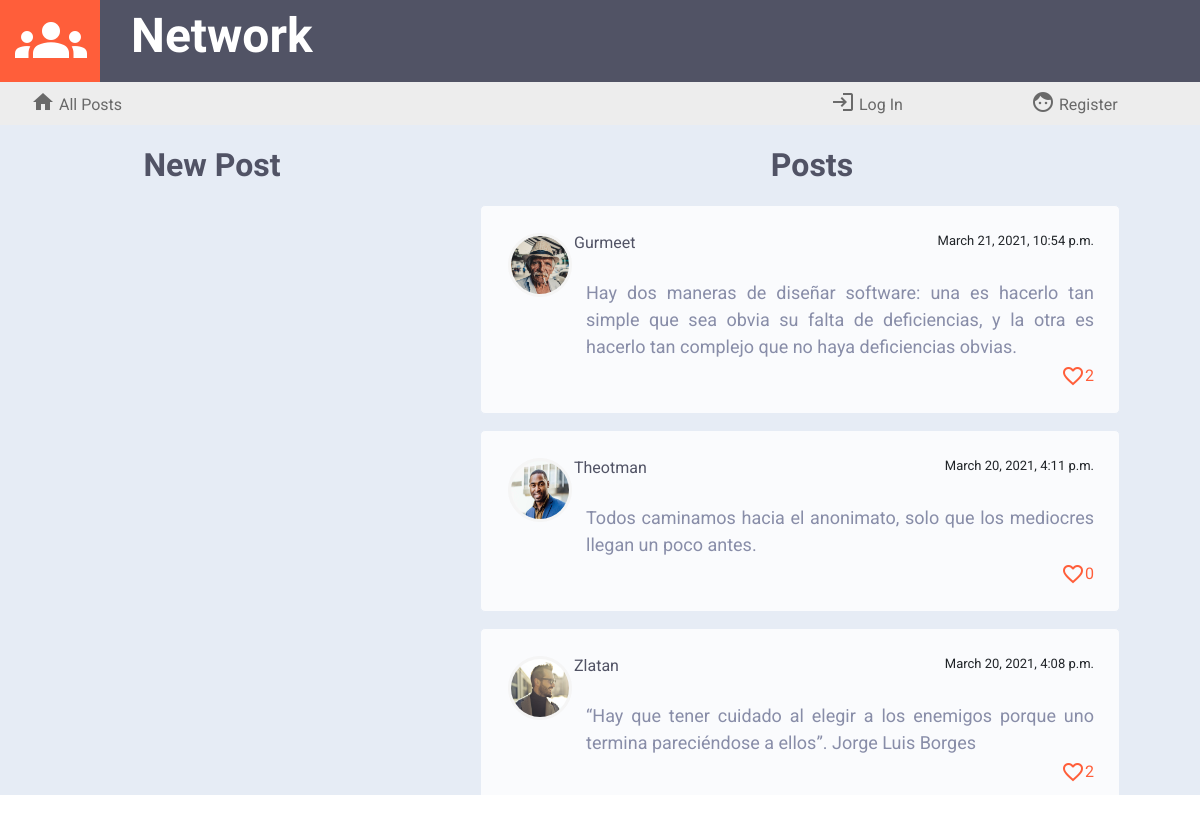
Screenshot of /?page=2 with the database file from the repository.
### network/models.py (models this page shows, shortened)
class Posts(models.Model): # publicación
    usuario = models.ForeignKey(User, on_delete=models.CASCADE, blank=False)
    avatar = models.CharField(max_length=12, blank=False)
    contents = models.TextField(max_length=640, blank=False)
    post_date = models.DateTimeField(blank=False, auto_now_add=True)
    cantidad_megusta = models.IntegerField(default=0)
    megusta = models.ManyToManyField(User, blank=True, related_name="likesto")

class User(AbstractUser):
    pass

### network/views.py (the view)
# urls.py: path("", views.index, name="index"),
def index(request):
    lista_posts = Posts.objects.all().order_by('-post_date')
    paginator = Paginator(lista_posts, 10)
    page_number = request.GET.get('page')
    page_obj = paginator.get_page(page_number)
    if request.user.is_authenticated:
        perfil = Profile.objects.get(usuario=request.user)
        return render(request, "network/index.html",{"perfil": perfil,'page_obj': page_obj})
    else:
        return render(request, "network/index.html",{'page_obj': page_obj})

### network/templates/network/index.html (shortened to what this page needs)
{% extends "network/layout.html" %}
{% load static %}
{% block body %}
<div class="container-fluid cuerpo">
    <div class="row">
        <div class="col-lg-4 col-sm-12">
           <div class="titleNewPost">New Post</div>
        </div>
        <div class="col-lg-8 col-sm-12">
            {% if following %}
            <div class="titleNewPost">Followed Users</div>
            {% else %}
            <div class="titleNewPost">Posts</div>
            {% endif %}
        </div>
    </div>
    <div class="row" id="principal">
        <div class="col-lg-4 col-sm-12">
            {% if user.is_authenticated %}
            <div id="formulario">
            <form id="compose-form">
                <div> <textarea id="compose-post"></textarea> </div>
                <div> <input type="submit" class="botonenviar" value="Send"/> </div>
            </form>
            <div id="successfully">posted successfully
                <span class="material-icons" id="successfullyicon">
                    sentiment_satisfied_alt
                    </span>
            </div>
            </div>
            {% else %}
            <div id="formulario">
            </div>
            {% endif %}
        </div>
        <div class="col-lg-8 col-sm-12" id="posts">
            {% for post in page_obj %}
            <div class="post">
                <div class="postdetails"> <a href="{% url 'profile' post.usuario %}"> <img src="/static/network/avatars/{{post.avatar}}" class="postavatar"> <text class="postname">{{post.usuario}}</text> </a> <text class="postdate">{{post.post_date}}</text><br></div>
                <div class="postcontents" id='contents{{post.id}}'>{{post.contents}}</div>
                {% if user.is_authenticated %}
                <textarea class="editcontents" id='editcontents{{post.id}}'>{{post.contents}}</textarea>
                <div>
                    {% if post.usuario == request.user %}
                    <br><a class="enlaceedit" data-postid='{{post.id}}'>Edit</a>
                    {% endif %}
                </div>
                <div class="postlikes">
                <i class="material-icons iconlikes identity" data-identity='{{post.id}}' style="cursor: pointer" id='icon{{post.id}}'>
                    {% if user in post.megusta.all %}
                        favorite
                    {% else %}
                        favorite_border
                    {% endif %}
                </i>
                <text class="numberlikes" id='text{{post.id}}'>&nbsp;{{post.cantidad_megusta}}</text></div>
                {% else %}
                <div class="postlikes"><i class="material-icons iconlikes">favorite_border</i><text class="numberlikes">{{post.cantidad_megusta}}</text></div>
                {% endif %}
            </div>
            {% endfor %}
        </div>
    </div>
</div>
{% endblock %}

### network/static/network/styles.css (style rules this page uses)
a { font-family: 'Roboto', sans-serif; color: dimgrey; }
body { overflow-x:hidden; overflow-y: hidden; }
.cuerpo { background: #e6ecf5; }
.titleNewPost { font-family: 'Jura', sans-serif; font-size: 32px; font-weight: bolder; color: #515365; text-align: center; vertical-align: text-bottom; padding-top: 16px; padding-left: 24px; }
#formulario, #posts { padding-top: 16px; text-align: center; justify-content: center; }
#posts { overflow-y:scroll; }
.post { height: auto; min-width: 640px; max-width: 640px; background: #fafbfd; border: 1px solid #e6ecf5; border-radius: 5px; padding: 25px; position: relative; box-sizing: border-box; margin: 0 auto 16px; font-family: 'Roboto', sans-serif; font-size:small; display:inline-block; justify-content: left; }
.postavatar { border: 1px solid whitesmoke; padding: 2px; margin: 2px; border-radius: 100%; width: 64px; height: 64px; background-color: whitesmoke; float:left; }
.postname { font-family: 'Roboto', sans-serif; font-size:medium; font-weight: normal; color: #515365; float: left; }
.postdate { font-family: 'Roboto', sans-serif; font-size:small; font-weight: normal; float:right; }
.postdetails { font-family: 'Roboto', sans-serif; font-size:medium; font-weight:normal; }
.postcontents { font-family: 'Roboto', sans-serif; font-size:large; color: #888da8; display:block; margin-top: 24px; padding-left: 80px; padding-bottom: 4px; text-align: justify }
.postlikes { display:inline-flex; float:right; vertical-align:text-bottom; }
.iconlikes { color: #ff5e3a; }
.numberlikes { color:#ff5e3a; font-family: 'Roboto', sans-serif; font-size:medium; }

### rows the page displays
Posts: avatar (picture), usuario "Gurmeet", post_date "March 21, 2021, 10:54 p.m.", contents "Hay dos maneras de diseñar software: una es hacerlo tan simple que sea obvia su falta de deficiencias, y la otra es hacerlo tan complejo que no haya deficiencias obvias.", cantidad_megusta "2"
Posts: avatar (picture), usuario "Theotman", post_date "March 20, 2021, 4:11 p.m.", contents "Todos caminamos hacia el anonimato, solo que los mediocres llegan un poco antes.", cantidad_megusta "0"
Posts: avatar (picture), usuario "Zlatan", post_date "March 20, 2021, 4:08 p.m.", contents "“Hay que tener cuidado al elegir a los enemigos porque uno termina pareciéndose a ellos”. Jorge Luis Borges", cantidad_megusta "2"
